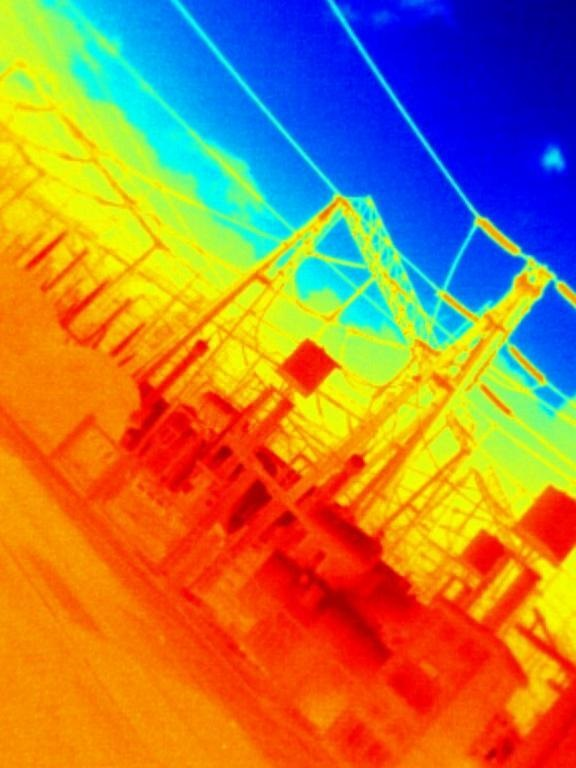
#> input picture image/I1.jpg, 576 x 768 px
$ python py_readImage.py
#> lines starting #> are read from the running program, lines starting #| are printed output that depends on the picture
import tkinter
from tkinter import filedialog
import numpy as np
import os
from PIL import Image
import matplotlib.pyplot as plt
import cv2

DistortFlag = 0

def py_readImage():
    # 获取当前文件夹的的路径
    mainPath = os.getcwd()
    # 创建一个tkinter.Tk()实例
    root = tkinter.Tk()
    # 将tkinter.Tk()实例隐藏
    root.withdraw()
    # 打开对话框时的默认路径
    default_dir = r"C:\Users\PG\Downloads\Image-registration-master\Image-registration-master\CAO-C2F\Example_Images"
    # 显示对话框，选择红外图片，返回图片路径
    file_path = tkinter.filedialog.askopenfilename(title=u'选择红外图片', initialdir=(os.path.expanduser(default_dir)))
#> the answer given: image/I1.jpg
    # 得到一个具有红外图相关信息的数组
    try:
        IR_rgb = np.array(plt.imread(file_path))
#> IR_rgb is the input picture: shape (768, 576, 3); mean R, G, B 170.3, 125.3, 73.5

        # 获取灰度图，用cv2的函数直接获得，转化为浮点类型
        # IR_gray = cv2.imread(file_path, 0)
        IR_gray = Image.open(file_path)
        IR_gray = np.array(IR_gray.convert('L'))
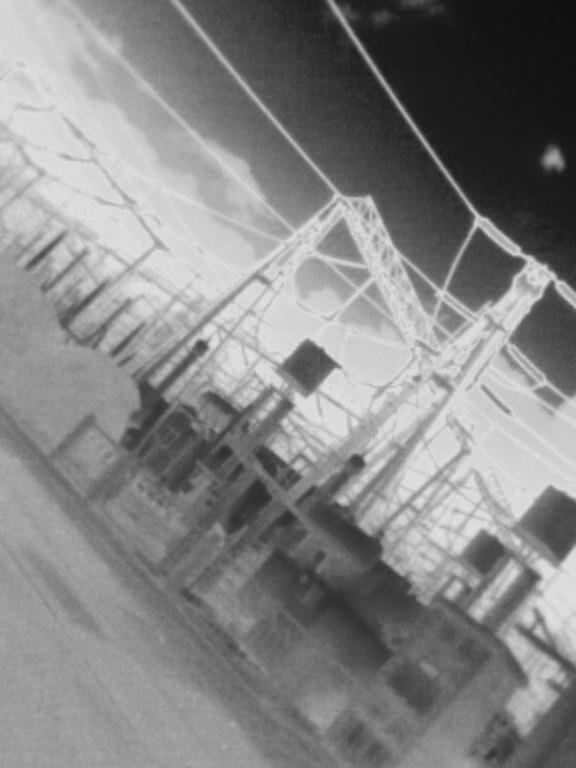
#> IR_gray: shape (768, 576); min 15, max 227, mean 132.8

        # 去畸变
        if DistortFlag:
            py_undistorting(IR_rgb)
            py_undistorting(IR_gray)

    except Exception as e:
        print('获取红外图捕获到异常', e)

    # plt.imshow(IR_gray, cmap='gray')
    # plt.show()

    # 可见光图片
    file_path = tkinter.filedialog.askopenfilename(title=u'选择可见光图片', initialdir=(os.path.expanduser(default_dir)))
#> the answer given: image/BW.png
    try:
        VI_rgb = np.array(plt.imread(file_path))
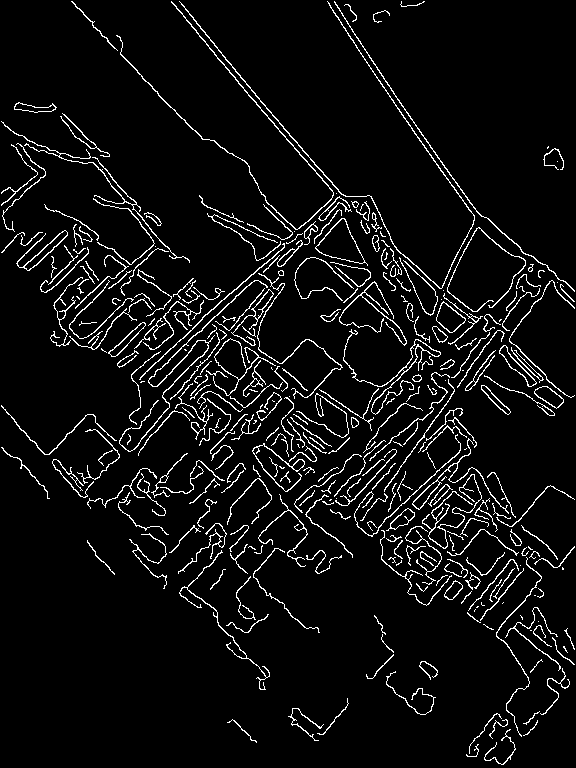
#> input picture image/BW.png, 576 x 768 px
#> VI_rgb: shape (768, 576) float32; values 0 (black) and 1 (white), 5.9% white in thin lines or dots
        # VI_gray = cv2.imread(file_path, 0)
        VI_gray = Image.open(file_path)
#> VI_gray: PIL image 576x768 1; 5.9% white in thin lines or dots
        VI_gray = np.array(VI_gray.convert('L'))

        # 去畸变
        if DistortFlag:
            py_undistorting(VI_rgb)
            py_undistorting(VI_gray)
    except Exception as e:
        print('获取可见光图捕获到异常', e)


    IR_gray = (np.array(IR_gray)-np.array(IR_gray).min())/(np.array(IR_gray).max()-np.array(IR_gray).min())*255
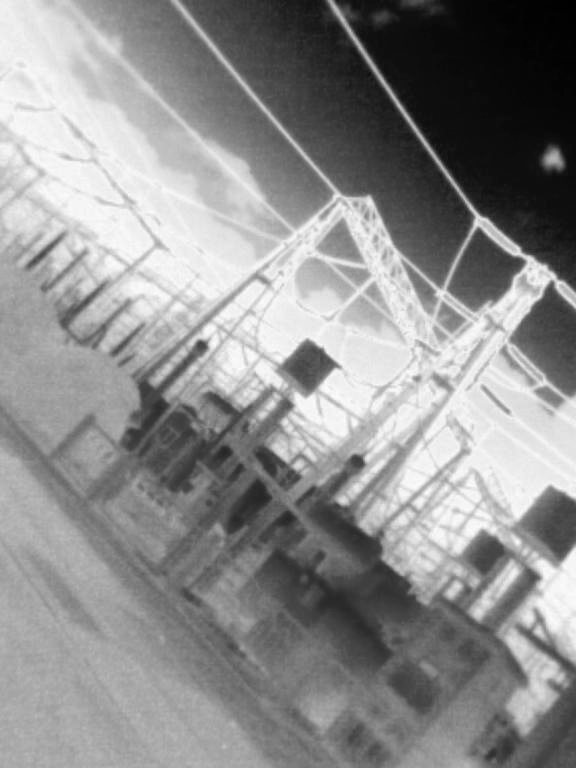
#> IR_gray: shape (768, 576) float64; min 0, max 255, mean 141.7

    VI_gray = (np.array(VI_gray) - np.array(VI_gray).min()) / (np.array(VI_gray).max() - np.array(VI_gray).min()) * 255
#> VI_gray: shape (768, 576) float64; 5.9% white in thin lines or dots

    print('【0】Completed to read image!')
    return IR_gray,VI_gray,IR_rgb,VI_rgb

def py_undistorting(img):
    '''
    使用张正友畸变矫正法：去除畸变，畸变参数，内参矩阵
    具体参数计算参考http://t.csdn.cn/YMDrF
    :param img: 畸变图像
    :return:
    '''
    # 相机内参
    P = [[458.654, 0, 367.215],
         [0, 457.296, 248.375],
         [0, 0, 1]]


    # 畸变参数[k1,k2,p1,p2,k3=None,k4=None,k5=None,k6=None]
    K = [-0.28340811, 0.07395907, 0.00019359, 1.76187114e-05]

    # cv2去除畸变
    img_distort = cv2.undistort(img, np.array(P), np.array(K))
    # 求出畸变前后图像差异 不需要再插值了
    img_diff = cv2.absdiff(img, img_distort)

    return img_distort


if __name__ == '__main__':
    py_readImage()
